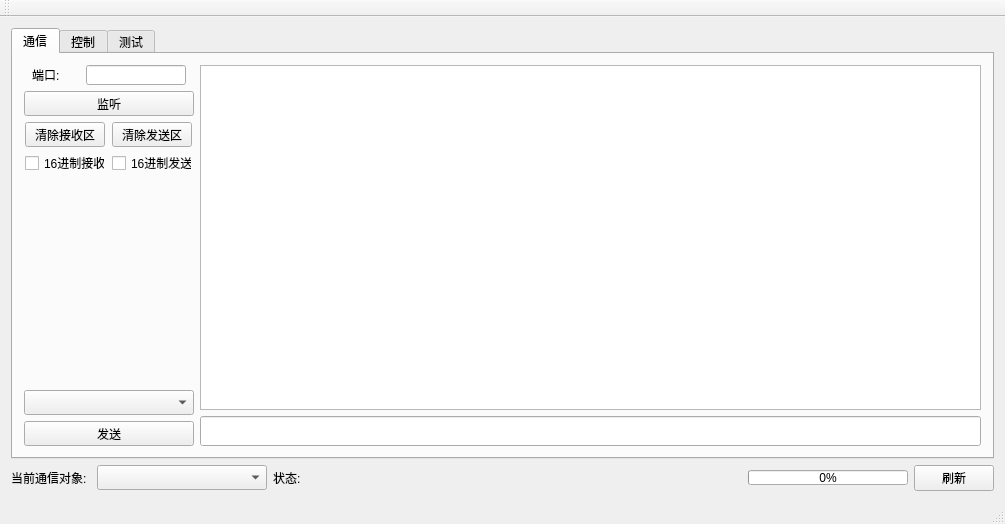
<?xml version="1.0" encoding="UTF-8"?>
<ui version="4.0">
 <class>yuntai</class>
 <widget class="QMainWindow" name="yuntai">
  <property name="geometry">
   <rect>
    <x>0</x>
    <y>0</y>
    <width>1005</width>
    <height>524</height>
   </rect>
  </property>
  <property name="windowTitle">
   <string>yuntai</string>
  </property>
  <property name="tabShape">
   <enum>QTabWidget::Rounded</enum>
  </property>
  <widget class="QWidget" name="centralWidget">
   <layout class="QHBoxLayout" name="horizontalLayout">
    <item>
     <layout class="QVBoxLayout" name="verticalLayout_4">
      <item>
       <widget class="QTabWidget" name="test_send">
        <property name="currentIndex">
         <number>0</number>
        </property>
        <widget class="QWidget" name="tab_3">
         <attribute name="title">
          <string>通信</string>
         </attribute>
         <layout class="QHBoxLayout" name="horizontalLayout_8">
          <item>
           <layout class="QHBoxLayout" name="horizontalLayout_6">
            <item>
             <layout class="QVBoxLayout" name="verticalLayout_2">
              <item>
               <layout class="QHBoxLayout" name="horizontalLayout_4">
                <item>
                 <widget class="QLabel" name="label_port">
                  <property name="minimumSize">
                   <size>
                    <width>40</width>
                    <height>20</height>
                   </size>
                  </property>
                  <property name="maximumSize">
                   <size>
                    <width>40</width>
                    <height>20</height>
                   </size>
                  </property>
                  <property name="text">
                   <string>端口:</string>
                  </property>
                 </widget>
                </item>
                <item>
                 <widget class="QLineEdit" name="port_set">
                  <property name="minimumSize">
                   <size>
                    <width>100</width>
                    <height>20</height>
                   </size>
                  </property>
                  <property name="maximumSize">
                   <size>
                    <width>100</width>
                    <height>20</height>
                   </size>
                  </property>
                 </widget>
                </item>
               </layout>
              </item>
              <item>
               <widget class="QPushButton" name="listen">
                <property name="minimumSize">
                 <size>
                  <width>170</width>
                  <height>25</height>
                 </size>
                </property>
                <property name="maximumSize">
                 <size>
                  <width>170</width>
                  <height>25</height>
                 </size>
                </property>
                <property name="text">
                 <string>监听</string>
                </property>
               </widget>
              </item>
              <item>
               <layout class="QHBoxLayout" name="horizontalLayout_5">
                <item>
                 <widget class="QPushButton" name="clear_rx_buf">
                  <property name="minimumSize">
                   <size>
                    <width>80</width>
                    <height>25</height>
                   </size>
                  </property>
                  <property name="maximumSize">
                   <size>
                    <width>80</width>
                    <height>25</height>
                   </size>
                  </property>
                  <property name="text">
                   <string>清除接收区</string>
                  </property>
                 </widget>
                </item>
                <item>
                 <widget class="QPushButton" name="clear_tx_buf">
                  <property name="minimumSize">
                   <size>
                    <width>80</width>
                    <height>25</height>
                   </size>
                  </property>
                  <property name="maximumSize">
                   <size>
                    <width>80</width>
                    <height>25</height>
                   </size>
                  </property>
                  <property name="text">
                   <string>清除发送区</string>
                  </property>
                 </widget>
                </item>
               </layout>
              </item>
              <item>
               <layout class="QHBoxLayout" name="horizontalLayout_7">
                <item>
                 <widget class="QCheckBox" name="hex_rx">
                  <property name="minimumSize">
                   <size>
                    <width>80</width>
                    <height>20</height>
                   </size>
                  </property>
                  <property name="maximumSize">
                   <size>
                    <width>80</width>
                    <height>20</height>
                   </size>
                  </property>
                  <property name="text">
                   <string>16进制接收</string>
                  </property>
                 </widget>
                </item>
                <item>
                 <widget class="QCheckBox" name="hex_tx">
                  <property name="minimumSize">
                   <size>
                    <width>80</width>
                    <height>20</height>
                   </size>
                  </property>
                  <property name="maximumSize">
                   <size>
                    <width>80</width>
                    <height>20</height>
                   </size>
                  </property>
                  <property name="text">
                   <string>16进制发送</string>
                  </property>
                 </widget>
                </item>
               </layout>
              </item>
              <item>
               <spacer name="verticalSpacer">
                <property name="orientation">
                 <enum>Qt::Vertical</enum>
                </property>
                <property name="sizeHint" stdset="0">
                 <size>
                  <width>20</width>
                  <height>40</height>
                 </size>
                </property>
               </spacer>
              </item>
              <item>
               <widget class="QComboBox" name="client">
                <property name="minimumSize">
                 <size>
                  <width>170</width>
                  <height>25</height>
                 </size>
                </property>
                <property name="maximumSize">
                 <size>
                  <width>170</width>
                  <height>25</height>
                 </size>
                </property>
               </widget>
              </item>
              <item>
               <widget class="QPushButton" name="send">
                <property name="minimumSize">
                 <size>
                  <width>170</width>
                  <height>25</height>
                 </size>
                </property>
                <property name="maximumSize">
                 <size>
                  <width>170</width>
                  <height>25</height>
                 </size>
                </property>
                <property name="text">
                 <string>发送</string>
                </property>
               </widget>
              </item>
             </layout>
            </item>
            <item>
             <layout class="QVBoxLayout" name="verticalLayout_3">
              <item>
               <widget class="QTextEdit" name="rx_buf">
                <property name="minimumSize">
                 <size>
                  <width>400</width>
                  <height>200</height>
                 </size>
                </property>
               </widget>
              </item>
              <item>
               <widget class="QLineEdit" name="tx_buf">
                <property name="minimumSize">
                 <size>
                  <width>400</width>
                  <height>30</height>
                 </size>
                </property>
               </widget>
              </item>
             </layout>
            </item>
           </layout>
          </item>
         </layout>
        </widget>
        <widget class="QWidget" name="tab_4">
         <attribute name="title">
          <string>控制</string>
         </attribute>
         <widget class="QCheckBox" name="real_time">
          <property name="geometry">
           <rect>
            <x>910</x>
            <y>330</y>
            <width>50</width>
            <height>20</height>
           </rect>
          </property>
          <property name="minimumSize">
           <size>
            <width>50</width>
            <height>20</height>
           </size>
          </property>
          <property name="maximumSize">
           <size>
            <width>50</width>
            <height>20</height>
           </size>
          </property>
          <property name="text">
           <string>实时</string>
          </property>
         </widget>
         <widget class="QWidget" name="tabe_space" native="true">
          <property name="geometry">
           <rect>
            <x>30</x>
            <y>9</y>
            <width>440</width>
            <height>310</height>
           </rect>
          </property>
          <property name="minimumSize">
           <size>
            <width>440</width>
            <height>310</height>
           </size>
          </property>
          <property name="maximumSize">
           <size>
            <width>435</width>
            <height>310</height>
           </size>
          </property>
         </widget>
         <widget class="QWidget" name="layoutWidget">
          <property name="geometry">
           <rect>
            <x>31</x>
            <y>331</y>
            <width>421</width>
            <height>22</height>
           </rect>
          </property>
          <layout class="QHBoxLayout" name="horizontalLayout_9">
           <item>
            <widget class="QPushButton" name="button_add_line">
             <property name="minimumSize">
              <size>
               <width>60</width>
               <height>20</height>
              </size>
             </property>
             <property name="maximumSize">
              <size>
               <width>60</width>
               <height>20</height>
              </size>
             </property>
             <property name="text">
              <string>新建</string>
             </property>
            </widget>
           </item>
           <item>
            <widget class="QPushButton" name="button_dele_line">
             <property name="minimumSize">
              <size>
               <width>60</width>
               <height>20</height>
              </size>
             </property>
             <property name="maximumSize">
              <size>
               <width>60</width>
               <height>20</height>
              </size>
             </property>
             <property name="text">
              <string>删除</string>
             </property>
            </widget>
           </item>
           <item>
            <widget class="QPushButton" name="button_add_item">
             <property name="minimumSize">
              <size>
               <width>60</width>
               <height>20</height>
              </size>
             </property>
             <property name="maximumSize">
              <size>
               <width>60</width>
               <height>20</height>
              </size>
             </property>
             <property name="text">
              <string>更改</string>
             </property>
            </widget>
           </item>
           <item>
            <widget class="QPushButton" name="button_jump">
             <property name="minimumSize">
              <size>
               <width>60</width>
               <height>20</height>
              </size>
             </property>
             <property name="maximumSize">
              <size>
               <width>60</width>
               <height>20</height>
              </size>
             </property>
             <property name="text">
              <string>跳转</string>
             </property>
            </widget>
           </item>
           <item>
            <widget class="QPushButton" name="button_lock_line">
             <property name="minimumSize">
              <size>
               <width>60</width>
               <height>20</height>
              </size>
             </property>
             <property name="maximumSize">
              <size>
               <width>60</width>
               <height>20</height>
              </size>
             </property>
             <property name="text">
              <string>锁定</string>
             </property>
            </widget>
           </item>
          </layout>
         </widget>
         <widget class="QWidget" name="layoutWidget">
          <property name="geometry">
           <rect>
            <x>480</x>
            <y>10</y>
            <width>181</width>
            <height>311</height>
           </rect>
          </property>
          <layout class="QVBoxLayout" name="verticalLayout_5">
           <item>
            <layout class="QHBoxLayout" name="horizontalLayout_15">
             <item>
              <widget class="QPushButton" name="button_delete_curdata">
               <property name="minimumSize">
                <size>
                 <width>80</width>
                 <height>30</height>
                </size>
               </property>
               <property name="maximumSize">
                <size>
                 <width>80</width>
                 <height>30</height>
                </size>
               </property>
               <property name="text">
                <string>删除选中数据</string>
               </property>
              </widget>
             </item>
             <item>
              <widget class="QPushButton" name="button_delete_alldata">
               <property name="minimumSize">
                <size>
                 <width>80</width>
                 <height>30</height>
                </size>
               </property>
               <property name="maximumSize">
                <size>
                 <width>80</width>
                 <height>30</height>
                </size>
               </property>
               <property name="text">
                <string>删除全部数据</string>
               </property>
              </widget>
             </item>
            </layout>
           </item>
           <item>
            <layout class="QHBoxLayout" name="horizontalLayout_18">
             <item>
              <widget class="QPushButton" name="button_commit">
               <property name="minimumSize">
                <size>
                 <width>80</width>
                 <height>30</height>
                </size>
               </property>
               <property name="maximumSize">
                <size>
                 <width>80</width>
                 <height>30</height>
                </size>
               </property>
               <property name="text">
                <string>写入flash</string>
               </property>
              </widget>
             </item>
             <item>
              <widget class="QPushButton" name="button_cancel">
               <property name="minimumSize">
                <size>
                 <width>80</width>
                 <height>30</height>
                </size>
               </property>
               <property name="maximumSize">
                <size>
                 <width>80</width>
                 <height>30</height>
                </size>
               </property>
               <property name="text">
                <string>取消写入</string>
               </property>
              </widget>
             </item>
            </layout>
           </item>
           <item>
            <layout class="QHBoxLayout" name="horizontalLayout_16">
             <item>
              <widget class="QPushButton" name="button_commit_curdata_db">
               <property name="minimumSize">
                <size>
                 <width>80</width>
                 <height>30</height>
                </size>
               </property>
               <property name="maximumSize">
                <size>
                 <width>80</width>
                 <height>30</height>
                </size>
               </property>
               <property name="text">
                <string>同步选中数据</string>
               </property>
              </widget>
             </item>
             <item>
              <widget class="QPushButton" name="button_commit_alldata_db">
               <property name="minimumSize">
                <size>
                 <width>80</width>
                 <height>30</height>
                </size>
               </property>
               <property name="maximumSize">
                <size>
                 <width>80</width>
                 <height>30</height>
                </size>
               </property>
               <property name="text">
                <string>同步全部数据</string>
               </property>
              </widget>
             </item>
            </layout>
           </item>
           <item>
            <spacer name="verticalSpacer_2">
             <property name="orientation">
              <enum>Qt::Vertical</enum>
             </property>
             <property name="sizeHint" stdset="0">
              <size>
               <width>20</width>
               <height>40</height>
              </size>
             </property>
            </spacer>
           </item>
           <item>
            <layout class="QHBoxLayout" name="horizontalLayout_17">
             <item>
              <widget class="QPushButton" name="button_get_curdata">
               <property name="minimumSize">
                <size>
                 <width>80</width>
                 <height>30</height>
                </size>
               </property>
               <property name="maximumSize">
                <size>
                 <width>80</width>
                 <height>30</height>
                </size>
               </property>
               <property name="text">
                <string>抓取选中数据</string>
               </property>
              </widget>
             </item>
             <item>
              <widget class="QPushButton" name="button_get_alldata">
               <property name="minimumSize">
                <size>
                 <width>80</width>
                 <height>30</height>
                </size>
               </property>
               <property name="maximumSize">
                <size>
                 <width>80</width>
                 <height>30</height>
                </size>
               </property>
               <property name="text">
                <string>抓取全部数据</string>
               </property>
              </widget>
             </item>
            </layout>
           </item>
          </layout>
         </widget>
         <widget class="QPushButton" name="reset">
          <property name="geometry">
           <rect>
            <x>840</x>
            <y>330</y>
            <width>60</width>
            <height>20</height>
           </rect>
          </property>
          <property name="minimumSize">
           <size>
            <width>60</width>
            <height>20</height>
           </size>
          </property>
          <property name="maximumSize">
           <size>
            <width>60</width>
            <height>20</height>
           </size>
          </property>
          <property name="text">
           <string>复位</string>
          </property>
         </widget>
         <widget class="QWidget" name="layoutWidget">
          <property name="geometry">
           <rect>
            <x>680</x>
            <y>10</y>
            <width>290</width>
            <height>202</height>
           </rect>
          </property>
          <layout class="QVBoxLayout" name="verticalLayout_7">
           <item>
            <layout class="QHBoxLayout" name="horizontalLayout_3">
             <item>
              <layout class="QVBoxLayout" name="verticalLayout_8">
               <item>
                <layout class="QVBoxLayout" name="verticalLayout">
                 <item>
                  <widget class="QLabel" name="label_3">
                   <property name="text">
                    <string>          水平:</string>
                   </property>
                  </widget>
                 </item>
                 <item>
                  <widget class="QDial" name="horizontal_angle">
                   <property name="minimumSize">
                    <size>
                     <width>120</width>
                     <height>120</height>
                    </size>
                   </property>
                   <property name="maximumSize">
                    <size>
                     <width>120</width>
                     <height>120</height>
                    </size>
                   </property>
                   <property name="whatsThis">
                    <string>&lt;html&gt;&lt;head/&gt;&lt;body&gt;&lt;p&gt;haha&lt;/p&gt;&lt;/body&gt;&lt;/html&gt;</string>
                   </property>
                   <property name="layoutDirection">
                    <enum>Qt::RightToLeft</enum>
                   </property>
                   <property name="maximum">
                    <number>3600</number>
                   </property>
                   <property name="value">
                    <number>1800</number>
                   </property>
                   <property name="sliderPosition">
                    <number>1800</number>
                   </property>
                   <property name="tracking">
                    <bool>true</bool>
                   </property>
                   <property name="orientation">
                    <enum>Qt::Vertical</enum>
                   </property>
                   <property name="invertedAppearance">
                    <bool>false</bool>
                   </property>
                   <property name="invertedControls">
                    <bool>false</bool>
                   </property>
                   <property name="wrapping">
                    <bool>true</bool>
                   </property>
                   <property name="notchTarget">
                    <double>25.000000000000000</double>
                   </property>
                   <property name="notchesVisible">
                    <bool>true</bool>
                   </property>
                  </widget>
                 </item>
                </layout>
               </item>
               <item>
                <widget class="QSpinBox" name="dial_value">
                 <property name="maximum">
                  <number>3600</number>
                 </property>
                 <property name="value">
                  <number>1800</number>
                 </property>
                </widget>
               </item>
              </layout>
             </item>
             <item>
              <layout class="QVBoxLayout" name="verticalLayout_9">
               <item>
                <layout class="QVBoxLayout" name="verticalLayout_6">
                 <item>
                  <widget class="QLabel" name="label_4">
                   <property name="text">
                    <string>          垂直:</string>
                   </property>
                  </widget>
                 </item>
                 <item>
                  <widget class="QDial" name="vertical_angle">
                   <property name="minimumSize">
                    <size>
                     <width>120</width>
                     <height>120</height>
                    </size>
                   </property>
                   <property name="maximumSize">
                    <size>
                     <width>120</width>
                     <height>120</height>
                    </size>
                   </property>
                   <property name="whatsThis">
                    <string>&lt;html&gt;&lt;head/&gt;&lt;body&gt;&lt;p&gt;haha&lt;/p&gt;&lt;/body&gt;&lt;/html&gt;</string>
                   </property>
                   <property name="layoutDirection">
                    <enum>Qt::RightToLeft</enum>
                   </property>
                   <property name="maximum">
                    <number>900</number>
                   </property>
                   <property name="value">
                    <number>450</number>
                   </property>
                   <property name="sliderPosition">
                    <number>450</number>
                   </property>
                   <property name="tracking">
                    <bool>true</bool>
                   </property>
                   <property name="orientation">
                    <enum>Qt::Vertical</enum>
                   </property>
                   <property name="invertedAppearance">
                    <bool>false</bool>
                   </property>
                   <property name="invertedControls">
                    <bool>false</bool>
                   </property>
                   <property name="wrapping">
                    <bool>false</bool>
                   </property>
                   <property name="notchTarget">
                    <double>25.000000000000000</double>
                   </property>
                   <property name="notchesVisible">
                    <bool>true</bool>
                   </property>
                  </widget>
                 </item>
                </layout>
               </item>
               <item>
                <widget class="QSpinBox" name="slider_value">
                 <property name="maximum">
                  <number>900</number>
                 </property>
                 <property name="value">
                  <number>450</number>
                 </property>
                </widget>
               </item>
              </layout>
             </item>
            </layout>
           </item>
           <item>
            <layout class="QHBoxLayout" name="horizontalLayout_2">
             <item>
              <layout class="QHBoxLayout" name="horizontalLayout_13">
               <item>
                <widget class="QLabel" name="label">
                 <property name="text">
                  <string>开始时间(ms)</string>
                 </property>
                </widget>
               </item>
               <item>
                <widget class="QSpinBox" name="start_time_value">
                 <property name="minimumSize">
                  <size>
                   <width>60</width>
                   <height>0</height>
                  </size>
                 </property>
                 <property name="maximumSize">
                  <size>
                   <width>50</width>
                   <height>16777215</height>
                  </size>
                 </property>
                 <property name="maximum">
                  <number>6000000</number>
                 </property>
                 <property name="value">
                  <number>0</number>
                 </property>
                </widget>
               </item>
              </layout>
             </item>
             <item>
              <layout class="QHBoxLayout" name="horizontalLayout_21">
               <item>
                <widget class="QLabel" name="label_5">
                 <property name="text">
                  <string>转动时间(ms)</string>
                 </property>
                </widget>
               </item>
               <item>
                <widget class="QSpinBox" name="runing_time_value">
                 <property name="minimumSize">
                  <size>
                   <width>60</width>
                   <height>0</height>
                  </size>
                 </property>
                 <property name="maximumSize">
                  <size>
                   <width>50</width>
                   <height>16777215</height>
                  </size>
                 </property>
                 <property name="maximum">
                  <number>6000000</number>
                 </property>
                 <property name="value">
                  <number>0</number>
                 </property>
                </widget>
               </item>
              </layout>
             </item>
            </layout>
           </item>
          </layout>
         </widget>
         <widget class="QWidget" name="layoutWidget">
          <property name="geometry">
           <rect>
            <x>700</x>
            <y>310</y>
            <width>102</width>
            <height>18</height>
           </rect>
          </property>
          <layout class="QHBoxLayout" name="horizontalLayout_14">
           <item>
            <widget class="QRadioButton" name="positive">
             <property name="text">
              <string>正转</string>
             </property>
            </widget>
           </item>
           <item>
            <widget class="QRadioButton" name="negative">
             <property name="text">
              <string>反转</string>
             </property>
            </widget>
           </item>
          </layout>
         </widget>
        </widget>
        <widget class="QWidget" name="tab">
         <attribute name="title">
          <string>测试</string>
         </attribute>
         <widget class="QPushButton" name="pushButton">
          <property name="geometry">
           <rect>
            <x>210</x>
            <y>100</y>
            <width>75</width>
            <height>23</height>
           </rect>
          </property>
          <property name="text">
           <string>发送</string>
          </property>
         </widget>
         <widget class="QWidget" name="layoutWidget">
          <property name="geometry">
           <rect>
            <x>470</x>
            <y>100</y>
            <width>171</width>
            <height>22</height>
           </rect>
          </property>
          <layout class="QHBoxLayout" name="horizontalLayout_11">
           <item>
            <widget class="QLineEdit" name="test_paratemer_2"/>
           </item>
           <item>
            <widget class="QLabel" name="label_Angle">
             <property name="text">
              <string>Angle</string>
             </property>
            </widget>
           </item>
          </layout>
         </widget>
         <widget class="QWidget" name="layoutWidget">
          <property name="geometry">
           <rect>
            <x>300</x>
            <y>100</y>
            <width>153</width>
            <height>22</height>
           </rect>
          </property>
          <layout class="QHBoxLayout" name="horizontalLayout_10">
           <item>
            <widget class="QLineEdit" name="test_paratemer"/>
           </item>
           <item>
            <widget class="QLabel" name="label_Hz">
             <property name="text">
              <string>Hz</string>
             </property>
            </widget>
           </item>
          </layout>
         </widget>
         <widget class="QWidget" name="layoutWidget_3">
          <property name="geometry">
           <rect>
            <x>300</x>
            <y>200</y>
            <width>153</width>
            <height>22</height>
           </rect>
          </property>
          <layout class="QHBoxLayout" name="horizontalLayout_22">
           <item>
            <widget class="QLineEdit" name="test_paratemer_time"/>
           </item>
           <item>
            <widget class="QLabel" name="label_Hz_2">
             <property name="text">
              <string>time(ms)</string>
             </property>
            </widget>
           </item>
          </layout>
         </widget>
         <widget class="QWidget" name="layoutWidget_4">
          <property name="geometry">
           <rect>
            <x>470</x>
            <y>200</y>
            <width>171</width>
            <height>22</height>
           </rect>
          </property>
          <layout class="QHBoxLayout" name="horizontalLayout_25">
           <item>
            <widget class="QLineEdit" name="test_paratemer_x_angle"/>
           </item>
           <item>
            <widget class="QLabel" name="label_Angle_4">
             <property name="text">
              <string>x_Angle</string>
             </property>
            </widget>
           </item>
          </layout>
         </widget>
         <widget class="QWidget" name="layoutWidget_5">
          <property name="geometry">
           <rect>
            <x>660</x>
            <y>200</y>
            <width>171</width>
            <height>22</height>
           </rect>
          </property>
          <layout class="QHBoxLayout" name="horizontalLayout_26">
           <item>
            <widget class="QLineEdit" name="test_paratemer_y_angle"/>
           </item>
           <item>
            <widget class="QLabel" name="label_Angle_5">
             <property name="text">
              <string>y_Angle</string>
             </property>
            </widget>
           </item>
          </layout>
         </widget>
         <widget class="QPushButton" name="test_Button_2">
          <property name="geometry">
           <rect>
            <x>200</x>
            <y>200</y>
            <width>75</width>
            <height>23</height>
           </rect>
          </property>
          <property name="text">
           <string>发送</string>
          </property>
         </widget>
        </widget>
       </widget>
      </item>
      <item>
       <layout class="QHBoxLayout" name="horizontalLayout_12">
        <item>
         <widget class="QLabel" name="label_2">
          <property name="minimumSize">
           <size>
            <width>80</width>
            <height>20</height>
           </size>
          </property>
          <property name="maximumSize">
           <size>
            <width>80</width>
            <height>20</height>
           </size>
          </property>
          <property name="text">
           <string>当前通信对象:</string>
          </property>
         </widget>
        </item>
        <item>
         <widget class="QComboBox" name="comboBox_device_stat">
          <property name="minimumSize">
           <size>
            <width>170</width>
            <height>25</height>
           </size>
          </property>
          <property name="maximumSize">
           <size>
            <width>170</width>
            <height>25</height>
           </size>
          </property>
         </widget>
        </item>
        <item>
         <widget class="QLabel" name="device_state">
          <property name="text">
           <string>状态:</string>
          </property>
         </widget>
        </item>
        <item>
         <spacer name="horizontalSpacer_5">
          <property name="orientation">
           <enum>Qt::Horizontal</enum>
          </property>
          <property name="sizeHint" stdset="0">
           <size>
            <width>40</width>
            <height>20</height>
           </size>
          </property>
         </spacer>
        </item>
        <item>
         <widget class="QProgressBar" name="progressBar_download">
          <property name="minimumSize">
           <size>
            <width>160</width>
            <height>15</height>
           </size>
          </property>
          <property name="maximumSize">
           <size>
            <width>160</width>
            <height>15</height>
           </size>
          </property>
          <property name="value">
           <number>0</number>
          </property>
         </widget>
        </item>
        <item>
         <widget class="QPushButton" name="state_refresh_2">
          <property name="text">
           <string>刷新</string>
          </property>
         </widget>
        </item>
       </layout>
      </item>
     </layout>
    </item>
   </layout>
  </widget>
  <widget class="QMenuBar" name="menuBar">
   <property name="geometry">
    <rect>
     <x>0</x>
     <y>0</y>
     <width>1005</width>
     <height>23</height>
    </rect>
   </property>
  </widget>
  <widget class="QToolBar" name="mainToolBar">
   <attribute name="toolBarArea">
    <enum>TopToolBarArea</enum>
   </attribute>
   <attribute name="toolBarBreak">
    <bool>false</bool>
   </attribute>
  </widget>
  <widget class="QStatusBar" name="statusBar"/>
 </widget>
 <layoutdefault spacing="6" margin="11"/>
 <resources/>
 <connections>
  <connection>
   <sender>horizontal_angle</sender>
   <signal>valueChanged(int)</signal>
   <receiver>dial_value</receiver>
   <slot>setValue(int)</slot>
   <hints>
    <hint type="sourcelabel">
     <x>162</x>
     <y>146</y>
    </hint>
    <hint type="destinationlabel">
     <x>166</x>
     <y>224</y>
    </hint>
   </hints>
  </connection>
  <connection>
   <sender>dial_value</sender>
   <signal>valueChanged(int)</signal>
   <receiver>horizontal_angle</receiver>
   <slot>setValue(int)</slot>
   <hints>
    <hint type="sourcelabel">
     <x>166</x>
     <y>224</y>
    </hint>
    <hint type="destinationlabel">
     <x>162</x>
     <y>146</y>
    </hint>
   </hints>
  </connection>
  <connection>
   <sender>vertical_angle</sender>
   <signal>valueChanged(int)</signal>
   <receiver>slider_value</receiver>
   <slot>setValue(int)</slot>
   <hints>
    <hint type="sourcelabel">
     <x>851</x>
     <y>135</y>
    </hint>
    <hint type="destinationlabel">
     <x>258</x>
     <y>224</y>
    </hint>
   </hints>
  </connection>
  <connection>
   <sender>slider_value</sender>
   <signal>valueChanged(int)</signal>
   <receiver>vertical_angle</receiver>
   <slot>setValue(int)</slot>
   <hints>
    <hint type="sourcelabel">
     <x>258</x>
     <y>224</y>
    </hint>
    <hint type="destinationlabel">
     <x>851</x>
     <y>135</y>
    </hint>
   </hints>
  </connection>
 </connections>
</ui>
